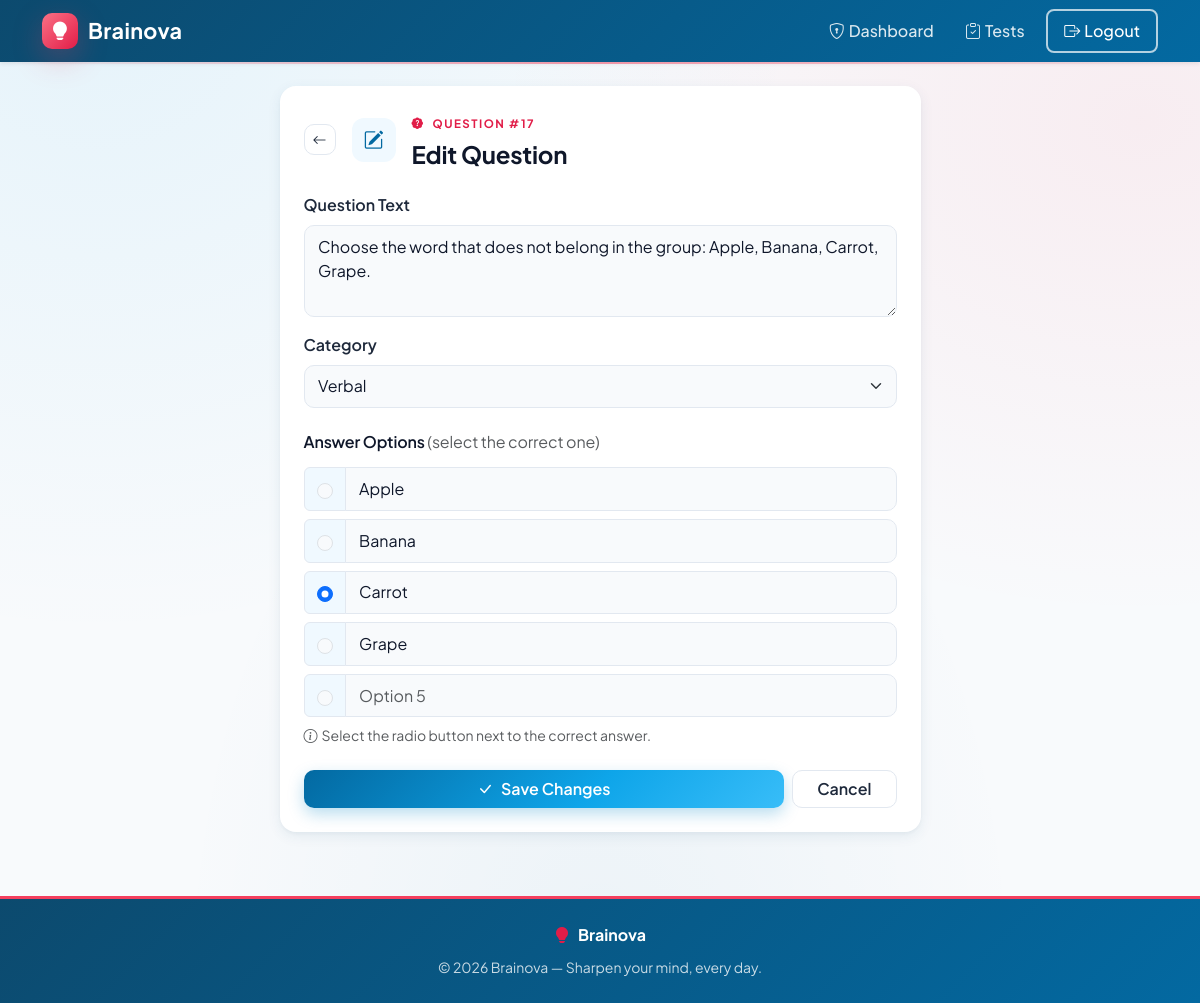
Before: /admin/questions/edit/17 (signed in) with the older database file.
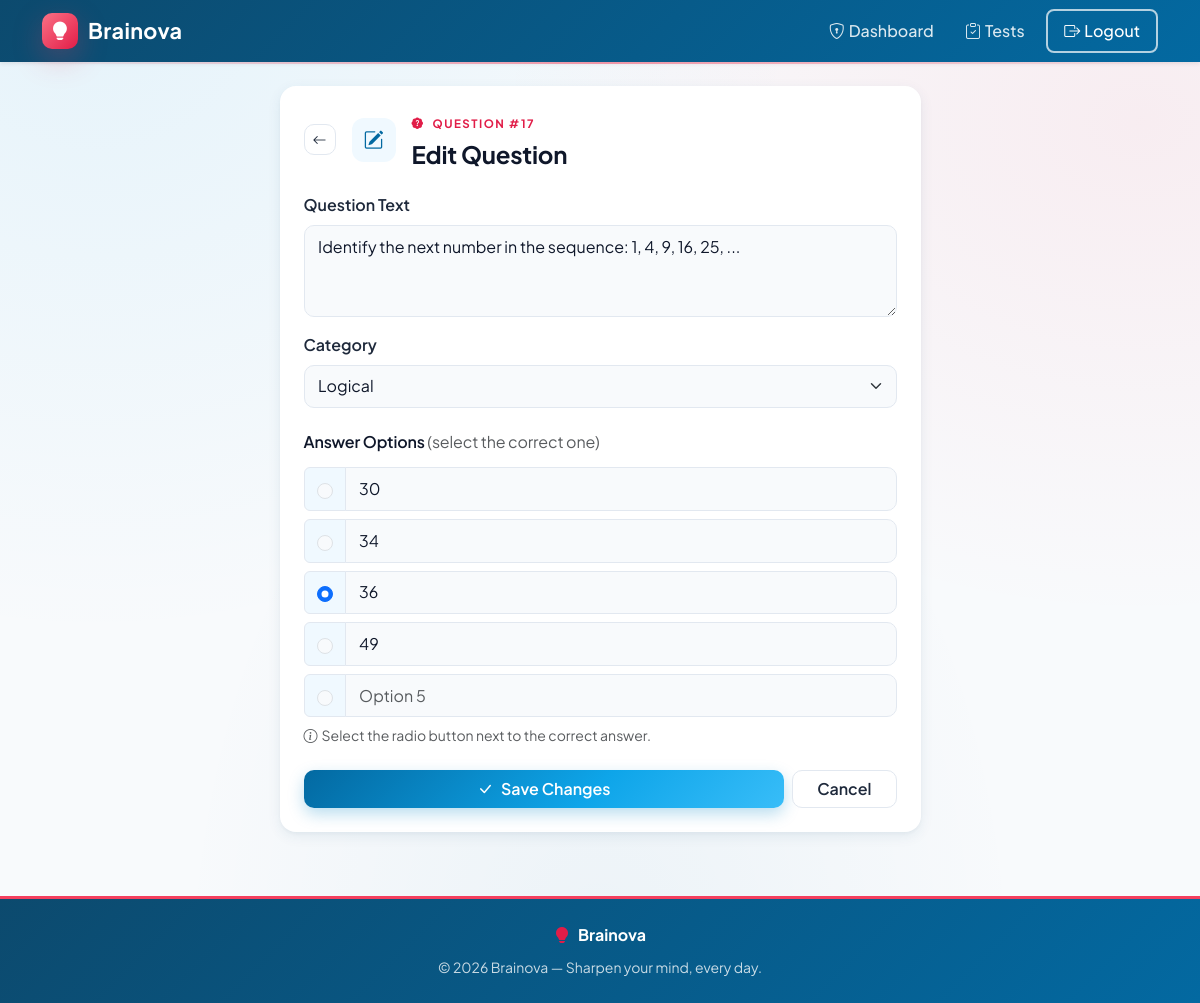
After: the same page with the newer database file.
### tables this page shows
CREATE TABLE questions (
    id INTEGER PRIMARY KEY AUTOINCREMENT,
    question_text TEXT NOT NULL,
    category TEXT NOT NULL CHECK(category IN ('logical', 'verbal', 'numerical', 'spatial')),
    created_at TIMESTAMP DEFAULT CURRENT_TIMESTAMP
, difficulty INTEGER);

CREATE TABLE answers (
    id INTEGER PRIMARY KEY AUTOINCREMENT,
    question_id INTEGER NOT NULL,
    option_text TEXT NOT NULL,
    is_correct INTEGER DEFAULT 0,
    FOREIGN KEY (question_id) REFERENCES questions(id) ON DELETE CASCADE
);

### routes/admin.py (the view, shortened to what this page needs)
@admin_bp.route('/questions/edit/<int:q_id>', methods=['GET', 'POST'])
@admin_required
def edit_question(q_id):
    db = get_db()
    question = db.execute('SELECT * FROM questions WHERE id = ?', (q_id,)).fetchone()
    if not question:
        db.close()
        flash('Question not found.', 'danger')
        return redirect(url_for('admin.questions'))
    answers = db.execute(
        'SELECT * FROM answers WHERE question_id = ? ORDER BY id',
        (q_id,)
    ).fetchall()
    db.close()
    return render_template('admin/edit_question.html', question=question,
                           answers=answers, categories=CATEGORIES)

### app.py (called while the page is built)
@app.context_processor
def inject_notification_count():
    if 'user_id' in session and not session.get('is_admin'):
        return {'unread_notifications': unread_count(session['user_id'])}
    return {'unread_notifications': 0}

### database.py (called while the page is built)
def get_db():
    conn = sqlite3.connect(DATABASE)
    conn.row_factory = sqlite3.Row
    conn.execute("PRAGMA foreign_keys = ON")
    return conn

### routes/admin.py (called while the page is built)
def admin_required(f):
    @wraps(f)
    def decorated(*args, **kwargs):
        if 'user_id' not in session:
            flash('Please log in.', 'warning')
            return redirect(url_for('auth.login'))
        if not session.get('is_admin'):
            flash('Admin access required.', 'danger')
            return redirect(url_for('index'))
        return f(*args, **kwargs)
    return decorated

### templates/admin/edit_question.html (shortened to what this page needs)
{% extends "base.html" %}
{% block content %}
<div class="row justify-content-center">
  <div class="col-md-7">
    <div class="card border-0 shadow-sm">
      <div class="card-body p-4">
        <div class="d-flex align-items-center mb-4 gap-3">
          <a href="{{ url_for('admin.questions') }}" class="btn btn-sm btn-outline-secondary">
            <i class="bi bi-arrow-left"></i>
          </a>
          <div class="icon-tile"><i class="bi bi-pencil-square"></i></div>
          <div>
            <span class="section-eyebrow"><i class="bi bi-patch-question-fill"></i> Question #{{ question['id'] }}</span>
            <h4 class="fw-bold mb-0">Edit Question</h4>
          </div>
        </div>
        <form method="POST" action="{{ url_for('admin.edit_question', q_id=question['id']) }}" novalidate>
          <div class="mb-3">
            <label class="form-label fw-semibold">Question Text</label>
            <textarea name="question_text" class="form-control" rows="3" required>{{ request.form.get('question_text', question['question_text']) }}</textarea>
          </div>
          <div class="mb-4">
            <label class="form-label fw-semibold">Category</label>
            <select name="category" class="form-select" required>
              {% for cat in categories %}
              <option value="{{ cat }}"
                {{ 'selected' if (request.form.get('category', question['category'])) == cat }}>
                {{ cat|capitalize }}
              </option>
              {% endfor %}
            </select>
          </div>
          <h6 class="fw-semibold mb-3">Answer Options <span class="text-muted fw-normal">(select the correct one)</span></h6>
          {% for i in range(5) %}
          {% set ans = answers[i] if i < answers|length else None %}
          <div class="input-group mb-2">
            <div class="input-group-text">
              <input class="form-check-input" type="radio" name="correct_answer"
                     value="{{ i }}" required
                     {{ 'checked' if (request.form.get('correct_answer') == i|string) or
                        (not request.form.get('correct_answer') and ans and ans['is_correct']) }}>
            </div>
            <input type="text" name="option_{{ i + 1 }}" class="form-control"
                   placeholder="Option {{ i + 1 }}"
                   value="{{ request.form.get('option_' ~ (i+1), ans['option_text'] if ans else '') }}" required>
          </div>
          {% endfor %}
          <p class="text-muted small mb-4">
            <i class="bi bi-info-circle me-1"></i>Select the radio button next to the correct answer.
          </p>
          <div class="d-flex gap-2">
            <button type="submit" class="btn btn-primary flex-grow-1">
              <i class="bi bi-check-lg me-2"></i>Save Changes
            </button>
            <a href="{{ url_for('admin.questions') }}" class="btn btn-outline-secondary px-4">Cancel</a>
          </div>
        </form>
      </div>
    </div>
  </div>
</div>
{% endblock %}

Changed rows visible on the page:
removed answers: form.get "Apple"
removed answers: form.get "Banana"
removed answers: form.get "Carrot"
removed answers: form.get "Grape"
changed questions id 17: question_text "Choose the word that does not belong in the group: Apple, Banana, Carrot, Grape." → "Identify the next number in the sequence: 1, 4, 9, 16, 25, ..."
added answers: form.get "30"
added answers: form.get "34"
added answers: form.get "36"
added answers: form.get "49"
Other visible differences:
form field category: "Verbal" → "Logical"
